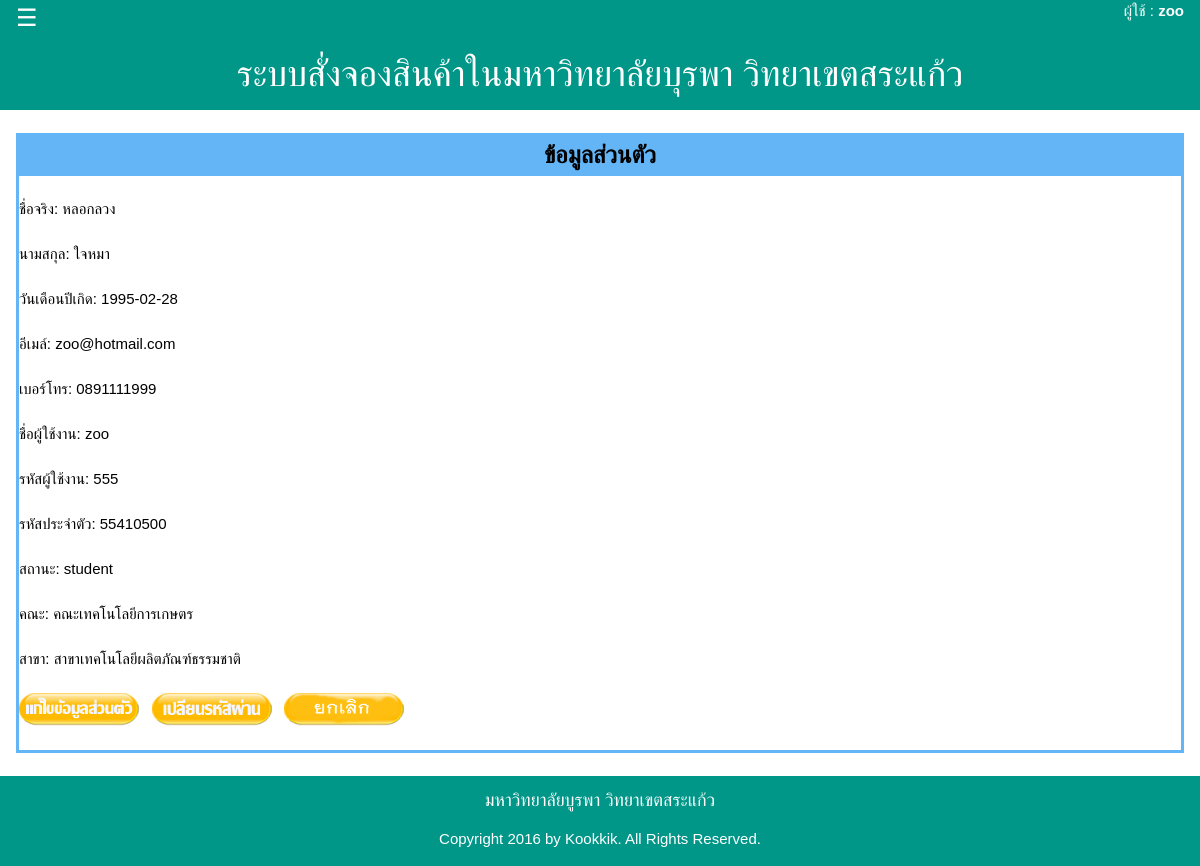
/source/show_person_staff.php (signed in), run on an earlier commit of the app's database.
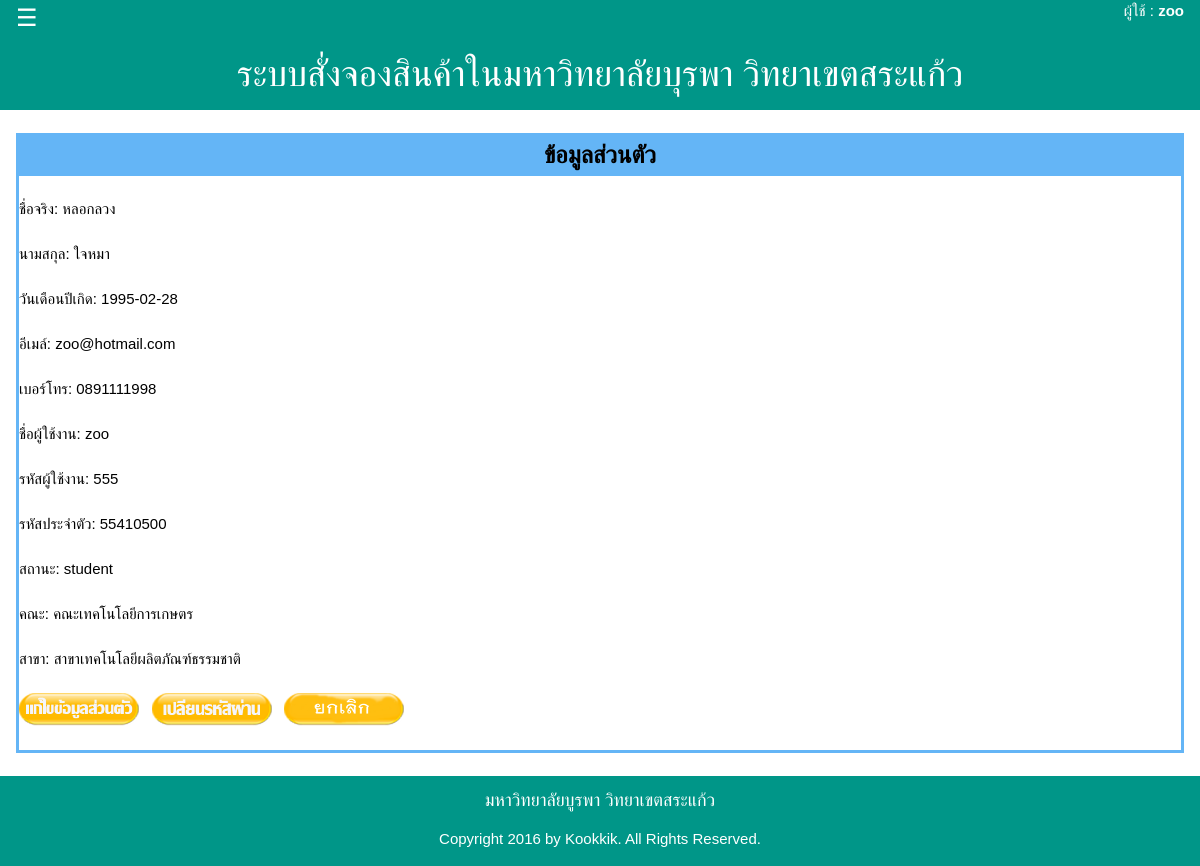
And on a later commit of the database.
### tables this page shows
CREATE TABLE `person` (
  `Person_Id` int(10) unsigned NOT NULL auto_increment,
  `Title_Id` varchar(20) NOT NULL,
  `Person_Fname` varchar(50) default NULL,
  `Person_Lname` varchar(50) default NULL,
  `Person_Birthday` date default NULL,
  `Person_email` varchar(50) default NULL,
  `Person_Phone` int(10) unsigned zerofill default NULL,
  `Person_Username` varchar(20) NOT NULL,
  `Person_Password` varchar(30) NOT NULL,
  `Person_UniversityCode` int(10) unsigned NOT NULL,
  `Person_Position` varchar(10) NOT NULL,
  `Fac_Id` int(11) NOT NULL,
  `Branch_Id` int(11) NOT NULL,
  PRIMARY KEY  (`Person_Id`)
);

### source/show_person_staff.php (the view, shortened to what this page needs)
<?php
include ("layout.php");
include ("config.php");
?>
<div id="kk-content">
	<div class="w3-container">
<br />
		<table width="100%" border="2" align="center" cellpadding="0" cellspacing="0" bordercolor="#64B5F6">
	<tr>
			  <td height = "40" bgcolor="#64B5F6"><div align="center"><strong><font size = "5">ข้อมูลส่วนตัว</font></strong></div></td>
        </tr>
	<tr>
<td>
	<?php
	$strSQL = "SELECT * FROM person WHERE Person_Username='".$_SESSION[strUsername]."'";
	$objQuery = $mysqli->query($strSQL);
	$objResult = $objQuery->fetch_assoc();
	$Fname=$objResult[Person_Fname];
	$Lname=$objResult[Person_Lname];
	$Birthday=$objResult[Person_Birthday];
	$Email=$objResult[Person_email];
	$Phone=$objResult[Person_Phone];
	$Username=$objResult[Person_Username];
	$Password=$objResult[Person_Password];
	$UniCode=$objResult[Person_UniversityCode];
	$Position=$objResult[Person_Position];
	$strSQLfaculty = "SELECT * FROM faculty WHERE Fac_Id='".$objResult[Fac_Id]."'";
	$objQueryfaculty = $mysqli->query($strSQLfaculty);
	$objResultfaculty = $objQueryfaculty->fetch_assoc();
	$Faculty=$objResultfaculty[Fac_Name];
	$strSQLbranch = "SELECT * FROM branch WHERE Branch_Id='".$objResult[Branch_Id]."'";
	$objQuerybranch = $mysqli->query($strSQLbranch);
	$objResultbranch = $objQuerybranch->fetch_assoc();
	$Branch=$objResultbranch[Branch_Name];
	?>
      <br />
<?
		echo "ชื่อจริง: ".$Fname."<br /><br />";
		echo "นามสกุล: ".$Lname."<br /><br />";
		echo "วันเดือนปีเกิด: ".$Birthday."<br /><br />";
		echo "อีเมล์: ".$Email."<br /><br />";
		echo "เบอร์โทร: ".$Phone."<br /><br />";
		echo "ชื่อผู้ใช้งาน: ".$Username."<br /><br />";
		echo "รหัสผู้ใช้งาน: ".$Password."<br /><br />";
		echo "รหัสประจำตัว: ".$UniCode."<br /><br />";
		echo "สถานะ: ".$Position."<br /><br />";
        echo "คณะ: ".$Faculty."<br /><br />";
        echo "สาขา: ".$Branch."<br /><br />";
?>
             <a href="edit_person_staff.php?Person_Id=<?=$Person_Id;?>"><img src="image/editcus.png" width="120" height="33" border="0" /></a>&nbsp;&nbsp;
             <a href="edit_password_staff.php?Person_Id=<?=$Person_Id;?>"><img src="image/editpass.png" width="120" height="33" border="0" /></a>&nbsp;&nbsp;
             <a href="main_staff.php"><img src="image/cancel.png" width="120" height="33" border="0" /></a>
				<br /><br />
		</td>
  </tr>
</table>
<br />
  </div></div>

What changed in the data, as far as the page shows it:
changed person "หลอกลวง": Person_Phone "0891111999" → "0891111998"
